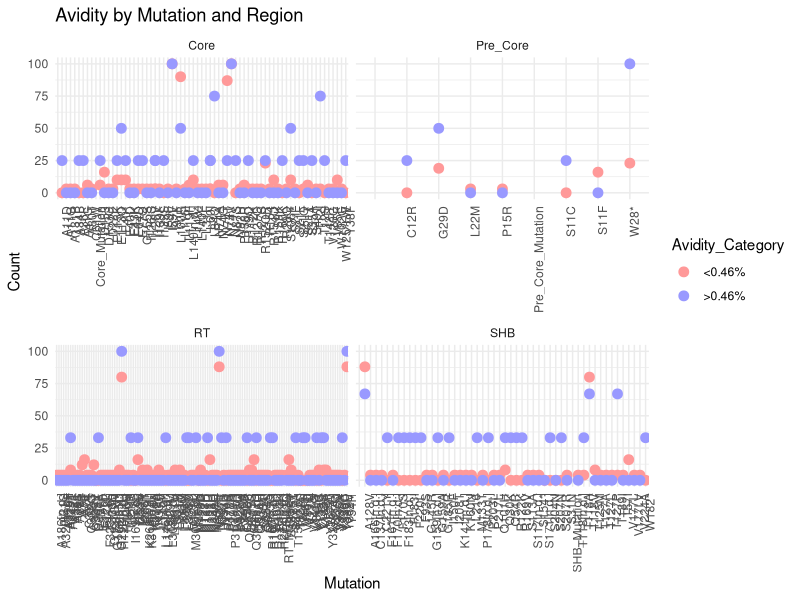

Reproduce this figure in R.
# Load required libraries
library(ggplot2)

# Load the data
data <- read.csv("Avidity_Mutations.csv", stringsAsFactors = FALSE)

# Clean the column names
colnames(data) <- c("RT_Region", "<0.46%_RT", ">0.46%_RT", 
                    "SHB_Region", "<0.46%_SHB", ">0.46%_SHB", 
                    "Pre_Core_Region", "<0.46%_Pre_Core", ">0.46%_Pre_Core", 
                    "Core_Region", "<0.46%_Core", ">0.46%_Core")

# Convert count columns to numeric
data$`<0.46%_RT` <- as.numeric(data$`<0.46%_RT`)
data$`>0.46%_RT` <- as.numeric(data$`>0.46%_RT`)
data$`<0.46%_SHB` <- as.numeric(data$`<0.46%_SHB`)
data$`>0.46%_SHB` <- as.numeric(data$`>0.46%_SHB`)
data$`<0.46%_Pre_Core` <- as.numeric(data$`<0.46%_Pre_Core`)
data$`>0.46%_Pre_Core` <- as.numeric(data$`>0.46%_Pre_Core`)
data$`<0.46%_Core` <- as.numeric(data$`<0.46%_Core`)
data$`>0.46%_Core` <- as.numeric(data$`>0.46%_Core`)

# Reshape each region into a long format
rt_long <- data.frame(Mutation = data$RT_Region, 
                      Avidity_Category = c(rep("<0.46%", nrow(data)), rep(">0.46%", nrow(data))),
                      Count = c(data$`<0.46%_RT`, data$`>0.46%_RT`),
                      Region = "RT")

shb_long <- data.frame(Mutation = data$SHB_Region, 
                       Avidity_Category = c(rep("<0.46%", nrow(data)), rep(">0.46%", nrow(data))),
                       Count = c(data$`<0.46%_SHB`, data$`>0.46%_SHB`),
                       Region = "SHB")

pre_core_long <- data.frame(Mutation = data$Pre_Core_Region, 
                            Avidity_Category = c(rep("<0.46%", nrow(data)), rep(">0.46%", nrow(data))),
                            Count = c(data$`<0.46%_Pre_Core`, data$`>0.46%_Pre_Core`),
                            Region = "Pre_Core")

core_long <- data.frame(Mutation = data$Core_Region, 
                        Avidity_Category = c(rep("<0.46%", nrow(data)), rep(">0.46%", nrow(data))),
                        Count = c(data$`<0.46%_Core`, data$`>0.46%_Core`),
                        Region = "Core")

# Combine all regions into one dataset
combined_data <- rbind(rt_long, shb_long, pre_core_long, core_long)

# Remove rows where Mutation is NA
combined_data <- combined_data[!is.na(combined_data$Mutation), ]

# Plot using ggplot2
ggplot(combined_data, aes(x = Mutation, y = Count, color = Avidity_Category)) +
  geom_point(size = 3) +  # Scatter plot
  facet_wrap(~ Region, scales = "free_x") +
  labs(title = "Avidity by Mutation and Region",
       x = "Mutation",
       y = "Count") +
  theme_minimal() +
  theme(axis.text.x = element_text(angle = 90, hjust = 1)) +
  scale_color_manual(values = c("#FF9999", "#9999FF"), labels = c("<0.46%", ">0.46%"))
